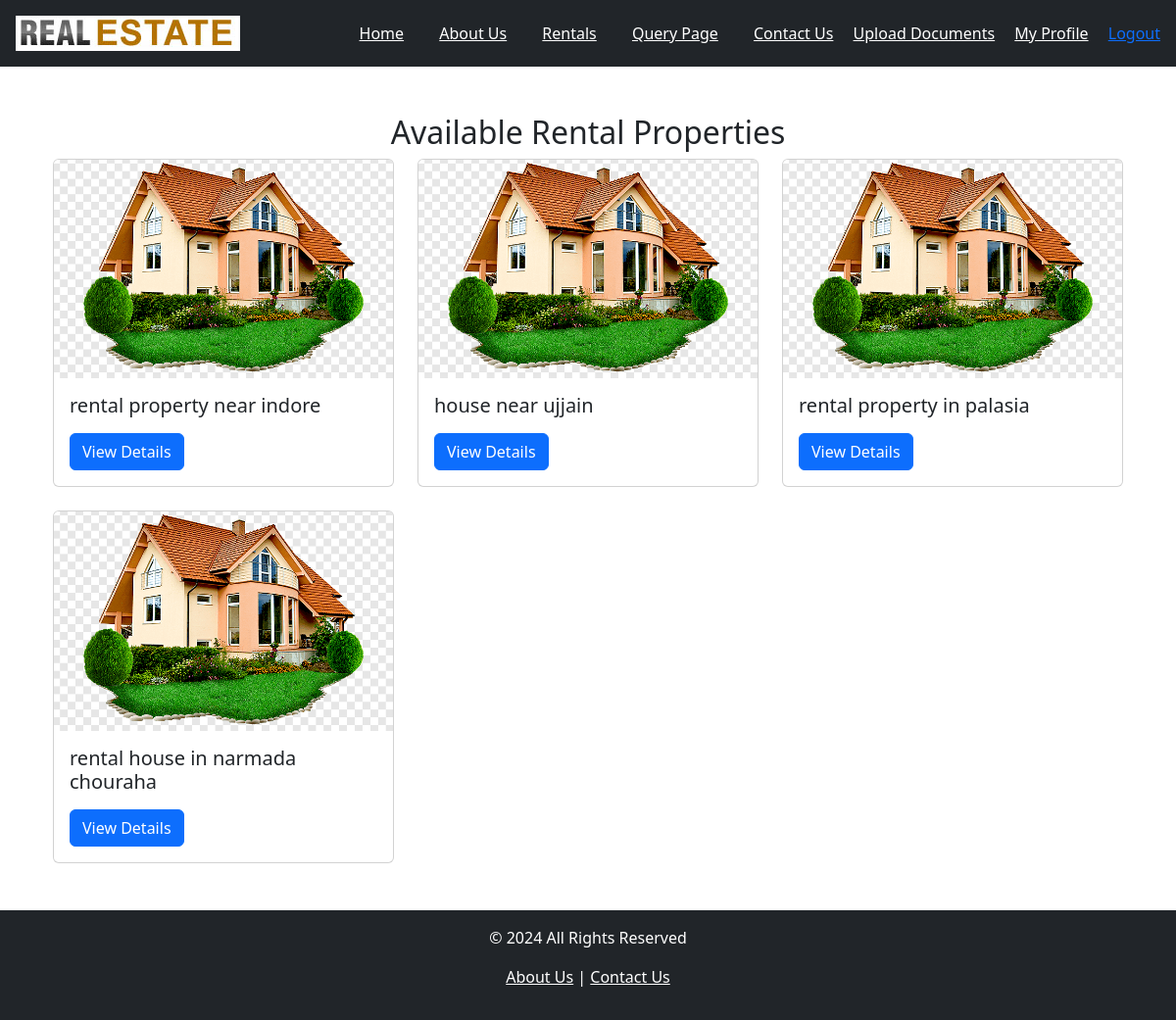
Screenshot of /api/rentals/ (signed in) with the database file from the repository.
### app1/models.py (models this page shows, shortened)
class RentalProperty(models.Model):
    title = models.CharField(max_length=255)
    description = models.TextField(blank=True, null=True)
    location = models.CharField(max_length=255)
    property_type = models.CharField(max_length=50, choices=[("Apartment", "Apartment"), ("House", "House"), ("Office", "Office"), ("COMMERCIAL", "Commercial"), ("VILLA", "Villa")])
    property_subtype = models.CharField(
        max_length=20, choices=[
        ("2BHK", "2BHK"),
         ("3BHK","3BHK"),
         ("4BHK","4BHK"),
         ("VILLA","VILLA"),
         ("PANT HOUSE","PANT HOUSE"),
         ("OTHERS","OTHERS")], default="OTHERS"
    )
    rent_price = models.DecimalField(max_digits=10, decimal_places=2)
    available_from = models.DateField()
    owner = models.ForeignKey(Owner, on_delete=models.CASCADE, related_name="rental_properties")

### app1/views.py (the view)
# urls.py: path('rentals/', rental_list, name='rental_list'),
@login_required
def rental_list(request):
    properties = RentalProperty.objects.all()
    return render(request, 'rental_list.html', {'properties': properties})

### app1/templates/rental_list.html (shortened to what this page needs)
{% extends 'base.html' %}
{% load static %}
{% block content %}
<link rel="stylesheet" href="{% static 'app1/css/rental_list.css' %}">
<div class="container mt-4">
    <h2 class="text-center">Available Rental Properties</h2>
    <div class="row">
        {% for property in properties %}
        <div class="col-md-4 rental_detail">
            <div class="card mb-4">
                <a href="{% url 'rental_detail' property.id %}">
                    <img src="{{ property.image.url }}"
                         class="card-img-top"
                         alt="Property Image"
                         onerror="this.onerror=null; this.src='{% static 'app1/images/default_property.png' %}'">
                </a>
                <div class="card-body">
                    <h5 class="card-title">{{ property.title }}</h5>
                    <a href="{% url 'rental_detail' property.id %}" class="btn btn-primary">View Details</a>
                </div>
            </div>
        </div>
        {% empty %}
        <p class="text-center">No rental properties available.</p>
        {% endfor %}
    </div>
</div>
{% endblock %}

### app1/static/app1/css/base.css (style rules this page uses)
body { display: flex; flex-direction: column; min-height: 100vh; }
.container { flex: 1; }

### rows the page displays
RentalProperty: title "rental property near indore"
RentalProperty: title "house near ujjain"
RentalProperty: title "rental property in palasia"
RentalProperty: title "rental house in narmada chouraha"
